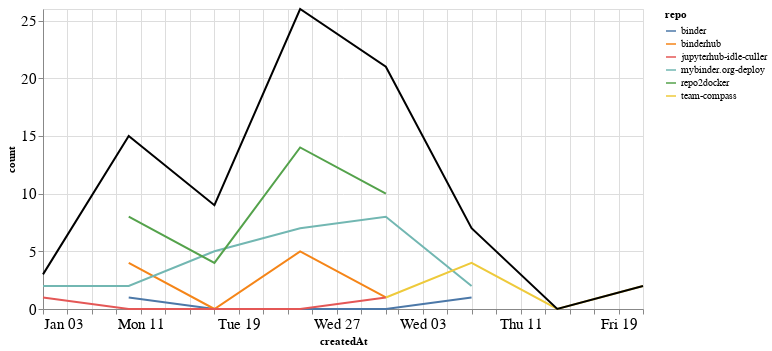

The cell this chart's notebook holds for it:
### Markdown cell above
### Comments

### Code cell
comments_time = comments.groupby('repo').resample('W', on='createdAt').count()['author'].reset_index()
comments_time = comments_time.rename(columns={'author': 'count'})
comments_time_total = comments_time.groupby('createdAt').agg({"count": "sum"}).reset_index()
ch1 = alt.Chart(comments_time, width=600).mark_line().encode(
    x='createdAt',
    y='count',
    color='repo',
    tooltip="repo"
)

ch2 = alt.Chart(comments_time_total, width=600).mark_line(color="black").encode(
    x='createdAt',
    y='count',
)

ch1 + ch2

### Figure 1 — Vega-Lite specification as saved in the notebook (floating-point values rounded to 4 significant figures)
{"config": {"axisLeft": {"labelFontSize": 15}, "axisBottom": {"labelFontSize": 15}}, "layer": [{"data": {"name": "data-6f6cbbea235d45f58b1b480b29da10d3"}, "mark": "line", "encoding": {"color": {"type": "nominal", "field": "repo"}, "tooltip": {"type": "nominal", "field": "repo"}, "x": {"type": "temporal", "field": "createdAt"}, "y": {"type": "quantitative", "field": "count"}}, "width": 600}, {"data": {"name": "data-932054fdde23c565a6f034163d999b74"}, "mark": {"type": "line", "color": "black"}, "encoding": {"x": {"type": "temporal", "field": "createdAt"}, "y": {"type": "quantitative", "field": "count"}}, "width": 600}], "$schema": "https://vega.github.io/schema/vega-lite/v4.8.1.json", "datasets": {"data-6f6cbbea235d45f58b1b480b29da10d3": [{"repo": "binder", "createdAt": "2021-01-10T00:00:00", "count": 1}, {"repo": "binder", "createdAt": "2021-01-17T00:00:00", "count": 0}, {"repo": "binder", "createdAt": "2021-01-24T00:00:00", "count": 0}, {"repo": "binder", "createdAt": "2021-01-31T00:00:00", "count": 0}, {"repo": "binder", "createdAt": "2021-02-07T00:00:00", "count": 1}, {"repo": "binderhub", "createdAt": "2021-01-10T00:00:00", "count": 4}, {"repo": "binderhub", "createdAt": "2021-01-17T00:00:00", "count": 0}, {"repo": "binderhub", "createdAt": "2021-01-24T00:00:00", "count": 5}, {"repo": "binderhub", "createdAt": "2021-01-31T00:00:00", "count": 1}, {"repo": "jupyterhub-idle-culler", "createdAt": "2021-01-03T00:00:00", "count": 1}, {"repo": "jupyterhub-idle-culler", "createdAt": "2021-01-10T00:00:00", "count": 0}, {"repo": "jupyterhub-idle-culler", "createdAt": "2021-01-17T00:00:00", "count": 0}, {"repo": "jupyterhub-idle-culler", "createdAt": "2021-01-24T00:00:00", "count": 0}, {"repo": "jupyterhub-idle-culler", "createdAt": "2021-01-31T00:00:00", "count": 1}, {"repo": "mybinder.org-deploy", "createdAt": "2021-01-03T00:00:00", "count": 2}, {"repo": "mybinder.org-deploy", "createdAt": "2021-01-10T00:00:00", "count": 2}, {"repo": "mybinder.org-deploy", "createdAt": "2021-01-17T00:00:00", "count": 5}, {"repo": "mybinder.org-deploy", "createdAt": "2021-01-24T00:00:00", "count": 7}, {"repo": "mybinder.org-deploy", "createdAt": "2021-01-31T00:00:00", "count": 8}, {"repo": "mybinder.org-deploy", "createdAt": "2021-02-07T00:00:00", "count": 2}, {"repo": "repo2docker", "createdAt": "2021-01-10T00:00:00", "count": 8}, {"repo": "repo2docker", "createdAt": "2021-01-17T00:00:00", "count": 4}, {"repo": "repo2docker", "createdAt": "2021-01-24T00:00:00", "count": 14}, {"repo": "repo2docker", "createdAt": "2021-01-31T00:00:00", "count": 10}, {"repo": "team-compass", "createdAt": "2021-01-31T00:00:00", "count": 1}, {"repo": "team-compass", "createdAt": "2021-02-07T00:00:00", "count": 4}, {"repo": "team-compass", "createdAt": "2021-02-14T00:00:00", "count": 0}, {"repo": "team-compass", "createdAt": "2021-02-21T00:00:00", "count": 2}], "data-932054fdde23c565a6f034163d999b74": [{"createdAt": "2021-01-03T00:00:00", "count": 3}, {"createdAt": "2021-01-10T00:00:00", "count": 15}, {"createdAt": "2021-01-17T00:00:00", "count": 9}, {"createdAt": "2021-01-24T00:00:00", "count": 26}, {"createdAt": "2021-01-31T00:00:00", "count": 21}, {"createdAt": "2021-02-07T00:00:00", "count": 7}, {"createdAt": "2021-02-14T00:00:00", "count": 0}, {"createdAt": "2021-02-21T00:00:00", "count": 2}]}}
